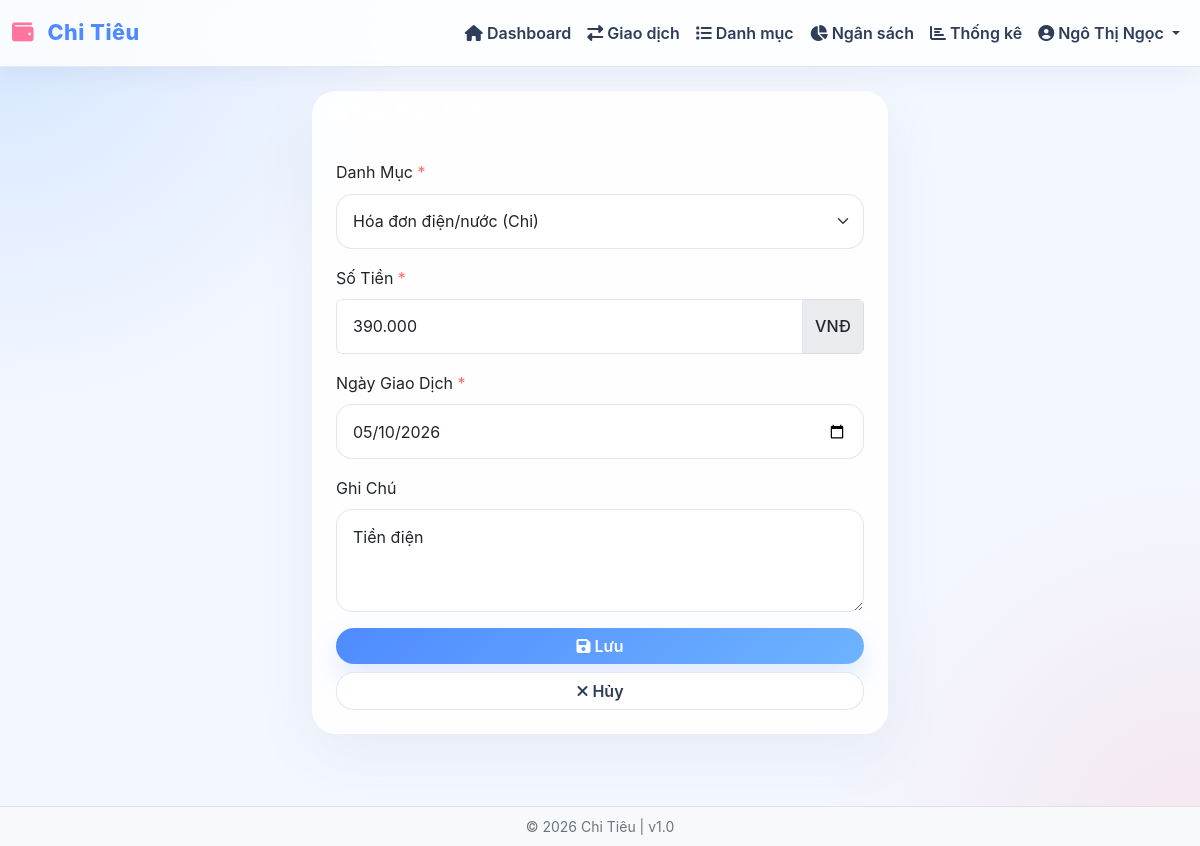
The app's page /edit-transaction.php?id=103 (signed in) with its own data.
### tables this page shows
CREATE TABLE transactions (
    id INT PRIMARY KEY AUTO_INCREMENT,
    user_id INT NOT NULL,
    category_id INT NOT NULL,
    amount DECIMAL(15, 2) NOT NULL,
    transaction_date DATE NOT NULL,
    note TEXT,
    created_at TIMESTAMP DEFAULT CURRENT_TIMESTAMP,
    updated_at TIMESTAMP DEFAULT CURRENT_TIMESTAMP ON UPDATE CURRENT_TIMESTAMP,
    CONSTRAINT fk_transaction_user FOREIGN KEY (user_id) REFERENCES users(id) ON DELETE CASCADE,
    CONSTRAINT fk_transaction_category FOREIGN KEY (category_id) REFERENCES categories(id) ON DELETE CASCADE,
    INDEX idx_user_date (user_id, transaction_date),
    INDEX idx_user_category (user_id, category_id),
    INDEX idx_transaction_date (transaction_date)
);

CREATE TABLE categories (
    id INT PRIMARY KEY AUTO_INCREMENT,
    user_id INT NOT NULL,
    name VARCHAR(100) NOT NULL,
    type ENUM('Thu', 'Chi') NOT NULL,
    icon VARCHAR(50),
    created_at TIMESTAMP DEFAULT CURRENT_TIMESTAMP,
    CONSTRAINT fk_category_user FOREIGN KEY (user_id) REFERENCES users(id) ON DELETE CASCADE,
    INDEX idx_user_type (user_id, type)
);

### edit-transaction.php (called while the page is built, shortened)
<?php
require_once 'app/Database.php';
require_once 'app/functions.php';
include 'add-transaction.php';

### app/functions.php (called while the page is built, shortened)
<?php
function e($text) {
    return htmlspecialchars($text, ENT_QUOTES, 'UTF-8');
}
function getUserCategories($user_id, $db, $type = null) {
    if (!empty($type) && in_array(strtolower($type), ['thu', 'chi'])) {
        $query = "SELECT id, name, type FROM categories WHERE user_id = ? AND LOWER(type) = ? ORDER BY name";
        return $db->execute($query, [$user_id, strtolower($type)]);
    } else {
        $query = "SELECT id, name, type FROM categories WHERE user_id = ? ORDER BY type, name";
        return $db->execute($query, [$user_id]);
    }
}

### app/Database.php (called while the page is built, shortened)
<?php
class Database {
    private $connection;
    private $host = DB_HOST;
    private $user = DB_USER;
    private $pass = DB_PASS;
    private $name = DB_NAME;
    public function connect() {
        $this->connection = new mysqli(
            $this->host,
            $this->user,
            $this->pass,
            $this->name
        );
        $this->connection->set_charset("utf8mb4");
        return $this->connection;
    }
    public function execute($sql, $params = [], $types = '') {
        try {
            $stmt = $this->connection->prepare($sql);
            if (!empty($params)) {
                if (empty($types)) {
                    $types = $this->detectTypes($params);
                }
                if (!$stmt->bind_param($types, ...$params)) {
                    throw new Exception("Bind Param Error: " . $stmt->error);
                }
            }
            if (!$stmt->execute()) {
                throw new Exception("Execute Error: " . $stmt->error);
            }
            $result = $stmt->get_result();
            return $result ? $result : $stmt;
        } catch (Exception $e) {
            error_log("Database Error: " . $e->getMessage());
            if (preg_match('/^(INSERT|UPDATE|DELETE)/i', $sql)) {
                return false;
            }
            return $this->connection->query("SELECT 1 WHERE 0");
        }
    }
    private function detectTypes($params) {
        $types = '';
        foreach ($params as $param) {
            if (is_int($param)) {
                $types .= 'i';
            } elseif (is_float($param)) {
                $types .= 'd';
            } else {
                $types .= 's';
            }
        }
        return $types;
    }
}

### add-transaction.php (the view, shortened to what this page needs)
<?php
require_once 'app/Database.php';
require_once 'app/functions.php';
$user_id = $_SESSION['user_id'];
$trans_id = isset($_GET['id']) ? intval($_GET['id']) : 0;
$transaction = null;
if ($trans_id) {
    $check = "SELECT id, category_id, amount, transaction_date, note FROM transactions WHERE id = ? AND user_id = ?";
    $result = $db->execute($check, [$trans_id, $user_id]);
    if ($result && $result->num_rows > 0) {
        $transaction = $result->fetch_assoc();
    }
}
$selected_type = strtolower($_GET['type'] ?? '');
$categories = getUserCategories($user_id, $db, $selected_type);
?>
<?php include 'views/header.php'; ?>
<div class="row justify-content-center">
    <div class="col-md-6">
        <div class="card border-0 shadow-sm">
            <div class="card-header bg-primary text-white">
                <h5 class="mb-0">
                    <i class="fas fa-plus-circle"></i>
                </h5>
            </div>
            <div class="card-body">
                <form method="POST">
                    <div class="mb-3">
                        <label class="form-label">Danh Mục <span class="text-danger">*</span></label>
                        <select name="category_id" class="form-select" required>
                            <?php while ($cat = $categories->fetch_assoc()): ?>
                            <option value="<?php echo $cat['id']; ?>"
                                    <?php echo ($transaction && $transaction['category_id'] == $cat['id']) ? 'selected' : ''; ?>>
                                <?php echo e($cat['name']); ?> (<?php echo $cat['type']; ?>)
                            </option>
                            <?php endwhile; ?>
                        </select>
                    </div>
                    <div class="mb-3">
                        <label class="form-label">Số Tiền <span class="text-danger">*</span></label>
                        <div class="input-group">
                            <input type="text" name="amount" class="form-control amount-input" placeholder="0"
                                   value="<?php echo $transaction ? (int)$transaction['amount'] : ''; ?>" required>
                            <span class="input-group-text"><?php echo CURRENCY; ?></span>
                        </div>
                    </div>
                    <div class="mb-3">
                        <label class="form-label">Ngày Giao Dịch <span class="text-danger">*</span></label>
                        <input type="date" name="transaction_date" class="form-control"
                               value="<?php echo $transaction ? $transaction['transaction_date'] : date('Y-m-d'); ?>" required>
                    </div>
                    <div class="mb-3">
                        <label class="form-label">Ghi Chú</label>
                        <textarea name="note" class="form-control" rows="3" placeholder="Nhập ghi chú..."><?php echo $transaction ? e($transaction['note']) : ''; ?></textarea>
                    </div>
                    <div class="d-grid gap-2">
                        <button type="submit" class="btn btn-primary">
                            <i class="fas fa-save"></i> Lưu
                        </button>
                        <a href="<?php echo BASE_URL; ?>transactions.php" class="btn btn-secondary">
                            <i class="fas fa-times"></i> Hủy
                        </a>
                    </div>
                </form>
            </div>
        </div>
    </div>
</div>
<?php include 'views/footer.php'; ?>

### public/css/style.css (style rules this page uses)
:root { --primary-color: #4f8bff; --secondary-color: #6db3ff; --accent-color: #ff759c; --success-color: #45c49f; --danger-color: #ff6b6b; --warning-color: #ffb26b; --info-color: #7dc7ff; --light-color: #f3f7ff; --surface-color: rgba(255, 255, 255, 0.9); --surface-strong: #ffffff; --text-color: #2e3d58; --muted-color: #6f7c97; --shadow: 0 18px 60px rgba(77, 93, 131, 0.08); --shadow-soft: 0 8px 24px rgba(105, 120, 150, 0.08); --shadow-hover: 0 22px 60px rgba(77, 93, 131, 0.12); }
* { margin: 0; padding: 0; box-sizing: border-box; }
body { font-family: 'Inter', 'Segoe UI', Tahoma, Geneva, Verdana, sans-serif; background: radial-gradient(circle at top left, rgba(104, 168, 255, 0.22), transparent 28%), radial-gradient(circle at bottom right, rgba(255, 155, 170, 0.18), transparent 26%), var(--light-color); color: var(--text-color); line-height: 1.65; }
.card { border-radius: 24px; transition: transform 0.3s ease, box-shadow 0.3s ease; background: var(--surface-color); border: 1px solid rgba(223, 229, 247, 0.75); box-shadow: var(--shadow); }
.text-danger { color: var(--danger-color) !important; }
.card-header { border-radius: 24px 24px 0 0 !important; font-weight: 700; background: transparent !important; border-bottom: none !important; padding-bottom: 0.75rem; }
.card-body { background: transparent; }
.btn { border-radius: 18px; font-weight: 600; transition: all 0.25s ease; border: none; }
.btn-primary { background: linear-gradient(135deg, var(--primary-color) 0%, var(--secondary-color) 100%); color: white; box-shadow: 0 12px 28px rgba(79, 139, 255, 0.2); }
.btn-secondary { background: rgba(255, 255, 255, 0.95); color: var(--text-color); border: 1px solid rgba(223, 229, 247, 0.95); }
.form-control, .form-select { border-radius: 16px; border: 1px solid rgba(223, 229, 247, 0.95); padding: 0.9rem 1rem; transition: all 0.3s ease; background-color: rgba(255, 255, 255, 0.98); }
.card-body { flex: 1; padding: 1.5rem; background: transparent; }
.input-group { border-radius: 6px; overflow: hidden; }
.input-group .form-control, .input-group .form-select { border-radius: 0; }
.input-group .form-control:first-child { border-radius: 6px 0 0 6px; }
.input-group-text { background-color: #e9ecef; border-color: #ddd; font-weight: 500; }
.border-0 { border: none !important; }
.shadow-sm { box-shadow: var(--shadow) !important; }
.card { animation: slideIn 0.3s ease; }

### records on screen
transactions: category_id "Hóa đơn điện/nước (Chi)", amount "390.000", transaction_date "05/10/2026", note "Tiền điện"

### other values on screen
APP_NAME "Chi Tiêu"
$_SESSION['user_name'] "Ngô Thị Ngọc"
CURRENCY "VNĐ"
